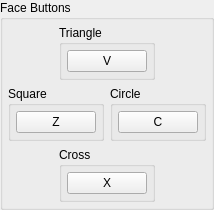
               <widget class="QGroupBox" name="gb_face_buttons">
                <property name="title">
                 <string>Face Buttons</string>
                </property>
                <layout class="QVBoxLayout" name="gb_face_buttons_layout">
                 <property name="leftMargin">
                  <number>5</number>
                 </property>
                 <property name="topMargin">
                  <number>5</number>
                 </property>
                 <property name="rightMargin">
                  <number>5</number>
                 </property>
                 <property name="bottomMargin">
                  <number>5</number>
                 </property>
                 <item>
                  <widget class="QWidget" name="widget_triangle" native="true">
                   <layout class="QHBoxLayout" name="widget_triangle_layout">
                    <property name="leftMargin">
                     <number>0</number>
                    </property>
                    <property name="topMargin">
                     <number>0</number>
                    </property>
                    <property name="rightMargin">
                     <number>0</number>
                    </property>
                    <property name="bottomMargin">
                     <number>0</number>
                    </property>
                    <item>
                     <spacer name="spacer_triangle_left">
                      <property name="orientation">
                       <enum>Qt::Horizontal</enum>
                      </property>
                      <property name="sizeHint" stdset="0">
                       <size>
                        <width>40</width>
                        <height>20</height>
                       </size>
                      </property>
                     </spacer>
                    </item>
                    <item>
                     <widget class="QGroupBox" name="gb_triangle">
                      <property name="title">
                       <string>Triangle</string>
                      </property>
                      <layout class="QVBoxLayout" name="gb_triangle_layout">
                       <property name="leftMargin">
                        <number>5</number>
                       </property>
                       <property name="topMargin">
                        <number>5</number>
                       </property>
                       <property name="rightMargin">
                        <number>5</number>
                       </property>
                       <property name="bottomMargin">
                        <number>5</number>
                       </property>
                       <item>
                        <widget class="QPushButton" name="b_triangle">
                         <property name="text">
                          <string>V</string>
                         </property>
                         <property name="autoDefault">
                          <bool>false</bool>
                         </property>
                        </widget>
                       </item>
                      </layout>
                     </widget>
                    </item>
                    <item>
                     <spacer name="spacer_triangle_right">
                      <property name="orientation">
                       <enum>Qt::Horizontal</enum>
                      </property>
                      <property name="sizeHint" stdset="0">
                       <size>
                        <width>40</width>
                        <height>20</height>
                       </size>
                      </property>
                     </spacer>
                    </item>
                   </layout>
                  </widget>
                 </item>
                 <item>
                  <layout class="QHBoxLayout" name="layout_square_circle">
                   <item>
                    <widget class="QGroupBox" name="gb_square">
                     <property name="title">
                      <string>Square</string>
                     </property>
                     <layout class="QVBoxLayout" name="gb_square_layout">
                      <property name="leftMargin">
                       <number>5</number>
                      </property>
                      <property name="topMargin">
                       <number>5</number>
                      </property>
                      <property name="rightMargin">
                       <number>5</number>
                      </property>
                      <property name="bottomMargin">
                       <number>5</number>
                      </property>
                      <item>
                       <widget class="QPushButton" name="b_square">
                        <property name="text">
                         <string>Z</string>
                        </property>
                        <property name="autoDefault">
                         <bool>false</bool>
                        </property>
                       </widget>
                      </item>
                     </layout>
                    </widget>
                   </item>
                   <item>
                    <widget class="QGroupBox" name="gb_circle">
                     <property name="title">
                      <string>Circle</string>
                     </property>
                     <layout class="QVBoxLayout" name="gb_circle_layout">
                      <property name="leftMargin">
                       <number>5</number>
                      </property>
                      <property name="topMargin">
                       <number>5</number>
                      </property>
                      <property name="rightMargin">
                       <number>5</number>
                      </property>
                      <property name="bottomMargin">
                       <number>5</number>
                      </property>
                      <item>
                       <widget class="QPushButton" name="b_circle">
                        <property name="text">
                         <string>C</string>
                        </property>
                        <property name="autoDefault">
                         <bool>false</bool>
                        </property>
                       </widget>
                      </item>
                     </layout>
                    </widget>
                   </item>
                  </layout>
                 </item>
                 <item>
                  <widget class="QWidget" name="widget_cross" native="true">
                   <layout class="QHBoxLayout" name="widget_cross_layout">
                    <property name="leftMargin">
                     <number>0</number>
                    </property>
                    <property name="topMargin">
                     <number>0</number>
                    </property>
                    <property name="rightMargin">
                     <number>0</number>
                    </property>
                    <property name="bottomMargin">
                     <number>0</number>
                    </property>
                    <item>
                     <spacer name="spacer_cross_left">
                      <property name="orientation">
                       <enum>Qt::Horizontal</enum>
                      </property>
                      <property name="sizeHint" stdset="0">
                       <size>
                        <width>40</width>
                        <height>20</height>
                       </size>
                      </property>
                     </spacer>
                    </item>
                    <item>
                     <widget class="QGroupBox" name="gb_cross">
                      <property name="title">
                       <string>Cross</string>
                      </property>
                      <layout class="QVBoxLayout" name="gb_cross_layout">
                       <property name="leftMargin">
                        <number>5</number>
                       </property>
                       <property name="topMargin">
                        <number>5</number>
                       </property>
                       <property name="rightMargin">
                        <number>5</number>
                       </property>
                       <property name="bottomMargin">
                        <number>5</number>
                       </property>
                       <item>
                        <widget class="QPushButton" name="b_cross">
                         <property name="text">
                          <string>X</string>
                         </property>
                         <property name="autoDefault">
                          <bool>false</bool>
                         </property>
                        </widget>
                       </item>
                      </layout>
                     </widget>
                    </item>
                    <item>
                     <spacer name="spacer_cross_right">
                      <property name="orientation">
                       <enum>Qt::Horizontal</enum>
                      </property>
                      <property name="sizeHint" stdset="0">
                       <size>
                        <width>40</width>
                        <height>20</height>
                       </size>
                      </property>
                     </spacer>
                    </item>
                   </layout>
                  </widget>
                 </item>
                </layout>
               </widget>
